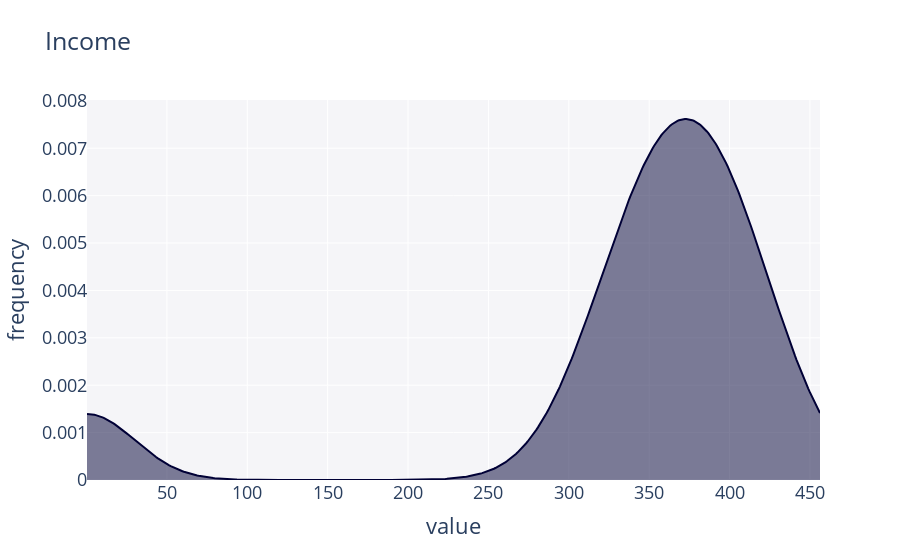

The code cell stored with this chart in its notebook:
### Code cell
dist_1d(df['income'], title='Income')

### Figure 1 — Plotly figure (JSON) as saved in the notebook; plotly's stock layout.template omitted (floating-point values rounded to 4 significant figures; data arrays with more than 128 entries replaced by an {"elided": "..."} marker saying what was removed)
{"data": [{"fill": "tozeroy", "hovertemplate": "<b>None</b><br>Frequency: %{y}<extra></extra>", "marker": {"color": "#000036"}, "mode": "lines", "showlegend": true, "type": "scatter", "x": {"elided": "500 float values"}, "xaxis": "x", "y": {"elided": "500 float values"}, "yaxis": "y"}], "layout": {"barmode": "overlay", "font": {"size": 18}, "hovermode": "closest", "legend": {"traceorder": "reversed"}, "plot_bgcolor": "#F5F5F8", "showlegend": false, "title": {"text": "Income"}, "xaxis": {"anchor": "y2", "domain": [0, 1], "title": {"text": "value"}, "zeroline": false}, "yaxis": {"anchor": "free", "domain": [0, 1], "position": 0, "title": {"text": "frequency"}}}}
